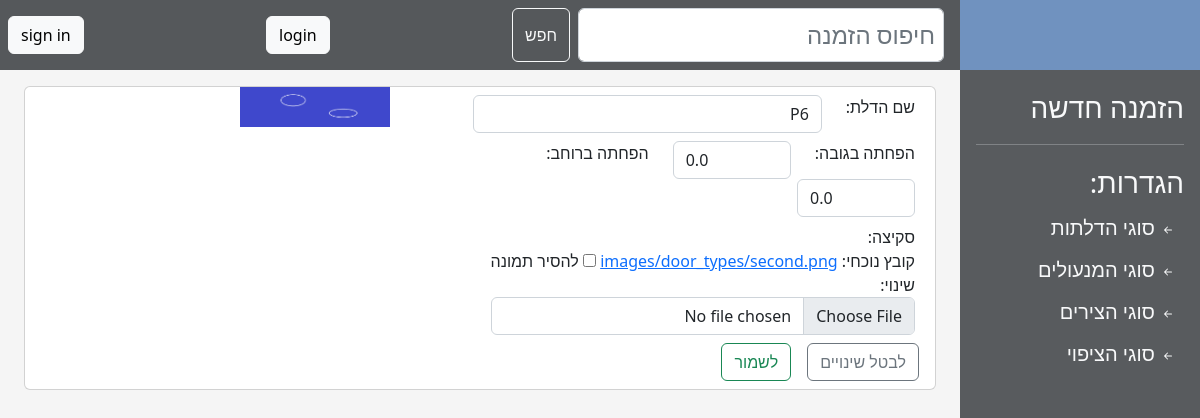
/doors/3/, run on an earlier commit of the app's database.
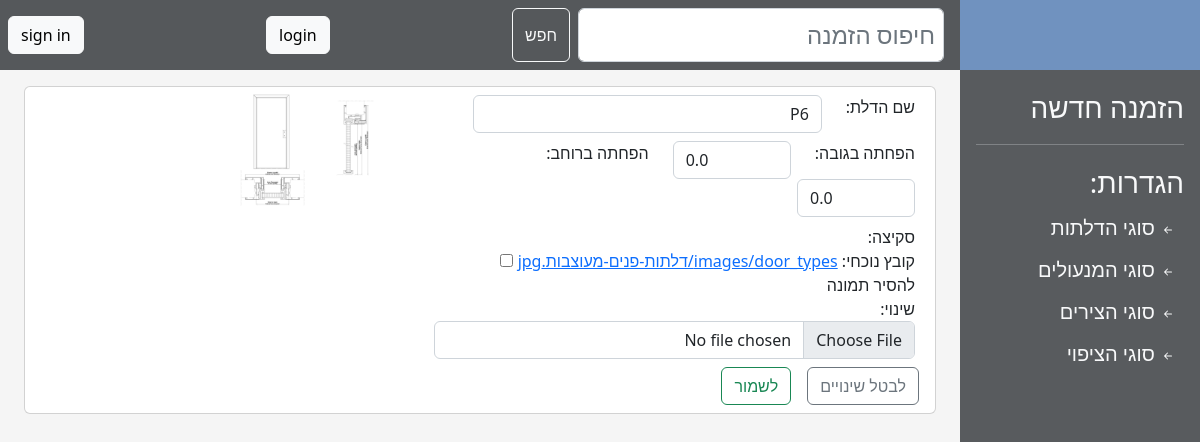
And on a later commit of the database.
### main/models.py (models this page shows, shortened)
class DoorType(models.Model):
    name = models.CharField(max_length=16, help_text="שם הדלת",
                            verbose_name="שם הדלת:", unique=True, null=False, )
    image = models.ImageField(upload_to='images/door_types/', default='',
                              help_text="תמונת הדלת", verbose_name="סקיצה:", blank=True,
                              validators=[validate_image_file_extension])
    height_calculation = models.DecimalField(max_digits=4, decimal_places=1, help_text="הפחתה בגובה",
                                             verbose_name="הפחתה בגובה:", null=False, default=0,
                                             validators=[MaxValueValidator(0)])
    width_calculation = models.DecimalField(max_digits=4, decimal_places=1, help_text="הפחתה ברוחב",
                                            verbose_name="הפחתה ברוחב:", null=False, default=0,
                                            validators=[MaxValueValidator(0)])
    covering_out_height_calculation = models.DecimalField(max_digits=4, decimal_places=1, help_text="הפחתה בגובה",
                                                          verbose_name="הפחתה בגובה:", null=False, default=0,
                                                          validators=[MaxValueValidator(0)])
    covering_out_width_calculation = models.DecimalField(max_digits=4, decimal_places=1, help_text="הפחתה ברוחב",
                                                         verbose_name="הפחתה ברוחב:", null=False, default=0,
                                                         validators=[MaxValueValidator(0)])
    covering_into_height_calculation = models.DecimalField(max_digits=4, decimal_places=1, help_text="הפחתה בגובה",
                                                           verbose_name="הפחתה בגובה:", null=False, default=0,
                                                           validators=[MaxValueValidator(0)])
    covering_into_width_calculation = models.DecimalField(max_digits=4, decimal_places=1, help_text="הפחתה ברוחב",
                                                          verbose_name="הפחתה ברוחב:", null=False, default=0,
                                                          validators=[MaxValueValidator(0)])
    binder_calculation = models.DecimalField(max_digits=4, decimal_places=1, help_text="הפחתה ברוחב",
                                             verbose_name="רוחבן:", null=False, default=0,
                                             validators=[MaxValueValidator(0)])

### main/views.py (the view)
# urls.py: re_path(r'^doors/(?P<pk>\d+)/', main.views.DoorUpdate.as_view(), name='door_type_update'),
class DoorUpdate(UpdateView):
    model = DoorType
    form_class = DoorTypeForm
    template_name = 'update_door.html'
    success_url = reverse_lazy('doors')

### templates/update_door.html (shortened to what this page needs)
{% extends 'base.html' %}
{% block page %}
    <form action="" method="post" enctype="multipart/form-data" class="card mx-2" onload="show_preview()">
        <div class="row">
            <div class="col-7">
                <div class="row m-2">
                    <div class="col-auto">{{ form.name.label }}</div>
                    <div class="col-auto">{{ form.name }}</div>
                </div>
                <div class="row m-2">
                    <div class="col-auto">{{ form.height_calculation.label }}</div>
                    <div class="col-auto" dir="ltr">{{ form.height_calculation }}</div>
                    <div class="col-auto">{{ form.width_calculation.label }}</div>
                    <div class="col-auto" dir="ltr">{{ form.width_calculation }}</div>
                </div>
                <div class="row m-2">
                    <div class="col-auto">{{ form.image.label }}</div>
                    <div class="col-auto">{{ form.image }}</div>
                </div>
                <div class="row m-2">
                    <a href="{% url 'doors' %}" class="btn btn-outline-secondary col-auto mx-2">לבטל שינויים</a>
                    <button type="submit" class="col-auto btn btn-outline-success  mx-2">לשמור</button>
                </div>
            </div>
            <div class="col-4">
                {% if form.image %}
                    <img src="/media/{{ form.image.value }}" alt="" id="preview"
                         class="" style="max-height: 250px; max-width: 150px;">
                {% else %}
                    <img src="#" alt="" id="preview"
                         class="" style="max-height: 250px; max-width: 150px;">
                {% endif %}
            </div>
        </div>
    </form>
{% endblock %}

What changed in the data, as far as the page shows it:
changed DoorType: image.value: a different picture
Also different on the page:
text no longer shown: "קובץ נוכחי: images/door_types/second.png להסיר תמונה שינוי:"
text now shown: "קובץ נוכחי: images/door_types/דלתות-פנים-מעוצבות.jpg להסיר תמונה שינוי:"
